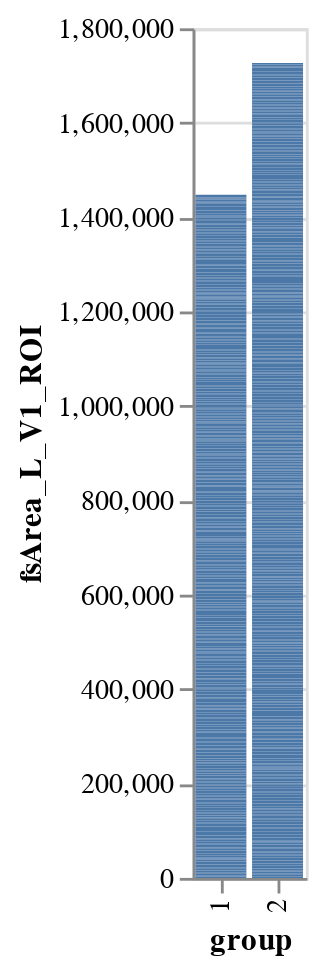

Notebook code cell kept with this figure:
### Markdown cell above
However, once a `Chart` has been created, it can accept different marks and these can be defined using different encodings. Morover, we can tell Altair something about the variables, to help it decide how to execute the markings. For example, adding ":N" to the "group" variable, tells Altair that this is a nominal variable (not a quantitative one, despite the fact that it takes the values "1" and "2").

### Code cell
chart.mark_bar().encode(
    x='group:N',
    y='fsArea_L_V1_ROI',
).interactive()

### Figure 1 — Vega-Lite specification as saved in the notebook (floating-point values rounded to 4 significant figures; data arrays with more than 128 entries replaced by an {"elided": "..."} marker saying what was removed)
{"config": {"view": {"continuousWidth": 400, "continuousHeight": 300}}, "data": {"name": "data-651377c796f5c429a31e40a46f098c13"}, "mark": "bar", "encoding": {"x": {"type": "nominal", "field": "group"}, "y": {"type": "quantitative", "field": "fsArea_L_V1_ROI"}}, "selection": {"selector004": {"type": "interval", "bind": "scales", "encodings": ["x", "y"]}}, "$schema": "https://vega.github.io/schema/vega-lite/v4.8.1.json", "datasets": {"data-651377c796f5c429a31e40a46f098c13": {"elided": "1004 records"}}}
